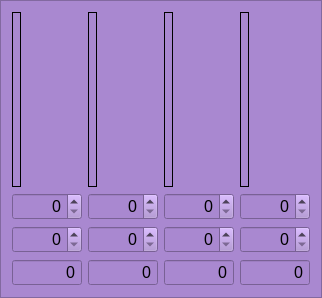
         <widget class="QFrame" name="frame_stellar">
          <property name="styleSheet">
           <string notr="true">background-color: rgb(169, 136, 208);</string>
          </property>
          <property name="frameShape">
           <enum>QFrame::StyledPanel</enum>
          </property>
          <property name="frameShadow">
           <enum>QFrame::Raised</enum>
          </property>
          <layout class="QHBoxLayout" name="horizontalLayout_5">
           <item>
            <layout class="QVBoxLayout" name="verticalLayout_16">
             <item>
              <widget class="QLabel" name="s4_pic">
               <property name="sizePolicy">
                <sizepolicy hsizetype="Fixed" vsizetype="Fixed">
                 <horstretch>0</horstretch>
                 <verstretch>0</verstretch>
                </sizepolicy>
               </property>
               <property name="minimumSize">
                <size>
                 <width>0</width>
                 <height>175</height>
                </size>
               </property>
               <property name="frameShape">
                <enum>QFrame::Box</enum>
               </property>
               <property name="text">
                <string/>
               </property>
               <property name="pixmap">
                <pixmap resource="../img/img_files.qrc">:/img/S4.png</pixmap>
               </property>
               <property name="scaledContents">
                <bool>true</bool>
               </property>
               <property name="alignment">
                <set>Qt::AlignCenter</set>
               </property>
              </widget>
             </item>
             <item>
              <widget class="QDoubleSpinBox" name="sb_s4_atual">
               <property name="sizePolicy">
                <sizepolicy hsizetype="MinimumExpanding" vsizetype="Maximum">
                 <horstretch>0</horstretch>
                 <verstretch>0</verstretch>
                </sizepolicy>
               </property>
               <property name="font">
                <font>
                 <pointsize>12</pointsize>
                </font>
               </property>
               <property name="alignment">
                <set>Qt::AlignRight|Qt::AlignTrailing|Qt::AlignVCenter</set>
               </property>
               <property name="accelerated">
                <bool>true</bool>
               </property>
               <property name="showGroupSeparator" stdset="0">
                <bool>true</bool>
               </property>
               <property name="decimals">
                <number>0</number>
               </property>
              </widget>
             </item>
             <item>
              <widget class="QDoubleSpinBox" name="sb_s4_wanted">
               <property name="sizePolicy">
                <sizepolicy hsizetype="MinimumExpanding" vsizetype="Maximum">
                 <horstretch>0</horstretch>
                 <verstretch>0</verstretch>
                </sizepolicy>
               </property>
               <property name="font">
                <font>
                 <pointsize>12</pointsize>
                </font>
               </property>
               <property name="alignment">
                <set>Qt::AlignRight|Qt::AlignTrailing|Qt::AlignVCenter</set>
               </property>
               <property name="accelerated">
                <bool>true</bool>
               </property>
               <property name="showGroupSeparator" stdset="0">
                <bool>true</bool>
               </property>
               <property name="decimals">
                <number>0</number>
               </property>
              </widget>
             </item>
             <item>
              <widget class="QDoubleSpinBox" name="sb_s4_needed">
               <property name="sizePolicy">
                <sizepolicy hsizetype="MinimumExpanding" vsizetype="Maximum">
                 <horstretch>0</horstretch>
                 <verstretch>0</verstretch>
                </sizepolicy>
               </property>
               <property name="font">
                <font>
                 <pointsize>12</pointsize>
                </font>
               </property>
               <property name="alignment">
                <set>Qt::AlignRight|Qt::AlignTrailing|Qt::AlignVCenter</set>
               </property>
               <property name="readOnly">
                <bool>true</bool>
               </property>
               <property name="buttonSymbols">
                <enum>QAbstractSpinBox::NoButtons</enum>
               </property>
               <property name="accelerated">
                <bool>true</bool>
               </property>
               <property name="showGroupSeparator" stdset="0">
                <bool>true</bool>
               </property>
               <property name="decimals">
                <number>0</number>
               </property>
               <property name="maximum">
                <double>99999999999999991433150857216.000000000000000</double>
               </property>
              </widget>
             </item>
            </layout>
           </item>
           <item>
            <layout class="QVBoxLayout" name="verticalLayout_15">
             <item>
              <widget class="QLabel" name="s3_pic">
               <property name="sizePolicy">
                <sizepolicy hsizetype="Fixed" vsizetype="Fixed">
                 <horstretch>0</horstretch>
                 <verstretch>0</verstretch>
                </sizepolicy>
               </property>
               <property name="minimumSize">
                <size>
                 <width>0</width>
                 <height>175</height>
                </size>
               </property>
               <property name="frameShape">
                <enum>QFrame::Box</enum>
               </property>
               <property name="text">
                <string/>
               </property>
               <property name="pixmap">
                <pixmap resource="../img/img_files.qrc">:/img/S3.png</pixmap>
               </property>
               <property name="scaledContents">
                <bool>true</bool>
               </property>
               <property name="alignment">
                <set>Qt::AlignCenter</set>
               </property>
              </widget>
             </item>
             <item>
              <widget class="QDoubleSpinBox" name="sb_s3_atual">
               <property name="sizePolicy">
                <sizepolicy hsizetype="MinimumExpanding" vsizetype="Maximum">
                 <horstretch>0</horstretch>
                 <verstretch>0</verstretch>
                </sizepolicy>
               </property>
               <property name="font">
                <font>
                 <pointsize>12</pointsize>
                </font>
               </property>
               <property name="alignment">
                <set>Qt::AlignRight|Qt::AlignTrailing|Qt::AlignVCenter</set>
               </property>
               <property name="accelerated">
                <bool>true</bool>
               </property>
               <property name="showGroupSeparator" stdset="0">
                <bool>true</bool>
               </property>
               <property name="decimals">
                <number>0</number>
               </property>
              </widget>
             </item>
             <item>
              <widget class="QDoubleSpinBox" name="sb_s3_wanted">
               <property name="sizePolicy">
                <sizepolicy hsizetype="MinimumExpanding" vsizetype="Maximum">
                 <horstretch>0</horstretch>
                 <verstretch>0</verstretch>
                </sizepolicy>
               </property>
               <property name="font">
                <font>
                 <pointsize>12</pointsize>
                </font>
               </property>
               <property name="alignment">
                <set>Qt::AlignRight|Qt::AlignTrailing|Qt::AlignVCenter</set>
               </property>
               <property name="accelerated">
                <bool>true</bool>
               </property>
               <property name="showGroupSeparator" stdset="0">
                <bool>true</bool>
               </property>
               <property name="decimals">
                <number>0</number>
               </property>
              </widget>
             </item>
             <item>
              <widget class="QDoubleSpinBox" name="sb_s3_needed">
               <property name="sizePolicy">
                <sizepolicy hsizetype="MinimumExpanding" vsizetype="Maximum">
                 <horstretch>0</horstretch>
                 <verstretch>0</verstretch>
                </sizepolicy>
               </property>
               <property name="font">
                <font>
                 <pointsize>12</pointsize>
                </font>
               </property>
               <property name="alignment">
                <set>Qt::AlignRight|Qt::AlignTrailing|Qt::AlignVCenter</set>
               </property>
               <property name="readOnly">
                <bool>true</bool>
               </property>
               <property name="buttonSymbols">
                <enum>QAbstractSpinBox::NoButtons</enum>
               </property>
               <property name="accelerated">
                <bool>true</bool>
               </property>
               <property name="showGroupSeparator" stdset="0">
                <bool>true</bool>
               </property>
               <property name="decimals">
                <number>0</number>
               </property>
               <property name="maximum">
                <double>100000000000000005366162204393472.000000000000000</double>
               </property>
              </widget>
             </item>
            </layout>
           </item>
           <item>
            <layout class="QVBoxLayout" name="verticalLayout_14">
             <item>
              <widget class="QLabel" name="s2_pic">
               <property name="sizePolicy">
                <sizepolicy hsizetype="Fixed" vsizetype="Fixed">
                 <horstretch>0</horstretch>
                 <verstretch>0</verstretch>
                </sizepolicy>
               </property>
               <property name="minimumSize">
                <size>
                 <width>0</width>
                 <height>175</height>
                </size>
               </property>
               <property name="frameShape">
                <enum>QFrame::Box</enum>
               </property>
               <property name="text">
                <string/>
               </property>
               <property name="pixmap">
                <pixmap resource="../img/img_files.qrc">:/img/S2.png</pixmap>
               </property>
               <property name="scaledContents">
                <bool>true</bool>
               </property>
               <property name="alignment">
                <set>Qt::AlignCenter</set>
               </property>
              </widget>
             </item>
             <item>
              <widget class="QDoubleSpinBox" name="sb_s2_atual">
               <property name="sizePolicy">
                <sizepolicy hsizetype="MinimumExpanding" vsizetype="Maximum">
                 <horstretch>0</horstretch>
                 <verstretch>0</verstretch>
                </sizepolicy>
               </property>
               <property name="font">
                <font>
                 <pointsize>12</pointsize>
                </font>
               </property>
               <property name="alignment">
                <set>Qt::AlignRight|Qt::AlignTrailing|Qt::AlignVCenter</set>
               </property>
               <property name="accelerated">
                <bool>true</bool>
               </property>
               <property name="showGroupSeparator" stdset="0">
                <bool>true</bool>
               </property>
               <property name="decimals">
                <number>0</number>
               </property>
              </widget>
             </item>
             <item>
              <widget class="QDoubleSpinBox" name="sb_s2_wanted">
               <property name="sizePolicy">
                <sizepolicy hsizetype="MinimumExpanding" vsizetype="Maximum">
                 <horstretch>0</horstretch>
                 <verstretch>0</verstretch>
                </sizepolicy>
               </property>
               <property name="font">
                <font>
                 <pointsize>12</pointsize>
                </font>
               </property>
               <property name="alignment">
                <set>Qt::AlignRight|Qt::AlignTrailing|Qt::AlignVCenter</set>
               </property>
               <property name="accelerated">
                <bool>true</bool>
               </property>
               <property name="showGroupSeparator" stdset="0">
                <bool>true</bool>
               </property>
               <property name="decimals">
                <number>0</number>
               </property>
              </widget>
             </item>
             <item>
              <widget class="QDoubleSpinBox" name="sb_s2_needed">
               <property name="sizePolicy">
                <sizepolicy hsizetype="MinimumExpanding" vsizetype="Maximum">
                 <horstretch>0</horstretch>
                 <verstretch>0</verstretch>
                </sizepolicy>
               </property>
               <property name="font">
                <font>
                 <pointsize>12</pointsize>
                </font>
               </property>
               <property name="alignment">
                <set>Qt::AlignRight|Qt::AlignTrailing|Qt::AlignVCenter</set>
               </property>
               <property name="readOnly">
                <bool>true</bool>
               </property>
               <property name="buttonSymbols">
                <enum>QAbstractSpinBox::NoButtons</enum>
               </property>
               <property name="accelerated">
                <bool>true</bool>
               </property>
               <property name="showGroupSeparator" stdset="0">
                <bool>true</bool>
               </property>
               <property name="decimals">
                <number>0</number>
               </property>
               <property name="maximum">
                <double>9999999999999999635896294965248.000000000000000</double>
               </property>
              </widget>
             </item>
            </layout>
           </item>
           <item>
            <layout class="QVBoxLayout" name="verticalLayout_13">
             <item>
              <widget class="QLabel" name="s1_pic">
               <property name="sizePolicy">
                <sizepolicy hsizetype="Fixed" vsizetype="Fixed">
                 <horstretch>0</horstretch>
                 <verstretch>0</verstretch>
                </sizepolicy>
               </property>
               <property name="minimumSize">
                <size>
                 <width>0</width>
                 <height>175</height>
                </size>
               </property>
               <property name="frameShape">
                <enum>QFrame::Box</enum>
               </property>
               <property name="text">
                <string/>
               </property>
               <property name="pixmap">
                <pixmap resource="../img/img_files.qrc">:/img/S1.png</pixmap>
               </property>
               <property name="scaledContents">
                <bool>true</bool>
               </property>
               <property name="alignment">
                <set>Qt::AlignCenter</set>
               </property>
              </widget>
             </item>
             <item>
              <widget class="QDoubleSpinBox" name="sb_s1_atual">
               <property name="sizePolicy">
                <sizepolicy hsizetype="MinimumExpanding" vsizetype="Maximum">
                 <horstretch>0</horstretch>
                 <verstretch>0</verstretch>
                </sizepolicy>
               </property>
               <property name="font">
                <font>
                 <pointsize>12</pointsize>
                </font>
               </property>
               <property name="alignment">
                <set>Qt::AlignRight|Qt::AlignTrailing|Qt::AlignVCenter</set>
               </property>
               <property name="accelerated">
                <bool>true</bool>
               </property>
               <property name="showGroupSeparator" stdset="0">
                <bool>true</bool>
               </property>
               <property name="decimals">
                <number>0</number>
               </property>
              </widget>
             </item>
             <item>
              <widget class="QDoubleSpinBox" name="sb_s1_wanted">
               <property name="sizePolicy">
                <sizepolicy hsizetype="MinimumExpanding" vsizetype="Maximum">
                 <horstretch>0</horstretch>
                 <verstretch>0</verstretch>
                </sizepolicy>
               </property>
               <property name="font">
                <font>
                 <pointsize>12</pointsize>
                </font>
               </property>
               <property name="alignment">
                <set>Qt::AlignRight|Qt::AlignTrailing|Qt::AlignVCenter</set>
               </property>
               <property name="accelerated">
                <bool>true</bool>
               </property>
               <property name="showGroupSeparator" stdset="0">
                <bool>true</bool>
               </property>
               <property name="decimals">
                <number>0</number>
               </property>
              </widget>
             </item>
             <item>
              <widget class="QDoubleSpinBox" name="sb_s1_needed">
               <property name="sizePolicy">
                <sizepolicy hsizetype="MinimumExpanding" vsizetype="Maximum">
                 <horstretch>0</horstretch>
                 <verstretch>0</verstretch>
                </sizepolicy>
               </property>
               <property name="font">
                <font>
                 <pointsize>12</pointsize>
                </font>
               </property>
               <property name="alignment">
                <set>Qt::AlignRight|Qt::AlignTrailing|Qt::AlignVCenter</set>
               </property>
               <property name="readOnly">
                <bool>true</bool>
               </property>
               <property name="buttonSymbols">
                <enum>QAbstractSpinBox::NoButtons</enum>
               </property>
               <property name="accelerated">
                <bool>true</bool>
               </property>
               <property name="showGroupSeparator" stdset="0">
                <bool>true</bool>
               </property>
               <property name="decimals">
                <number>0</number>
               </property>
               <property name="maximum">
                <double>9999999999999999635896294965248.000000000000000</double>
               </property>
              </widget>
             </item>
            </layout>
           </item>
          </layout>
         </widget>
